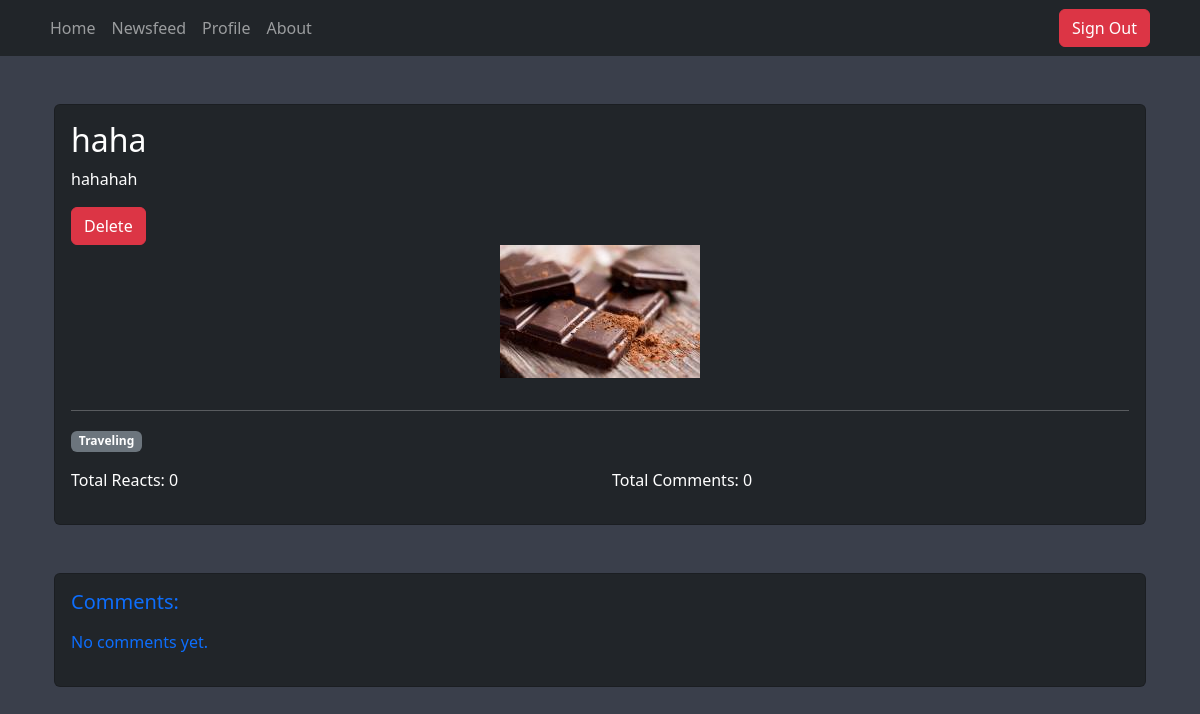
Screenshot of /newsfeed/detail/10 (signed in) with the database file from the repository.
### newsfeed/models.py (models this page shows, shortened)
class Post(models.Model):
    user = models.ForeignKey(User, on_delete=models.CASCADE)
    title=models.CharField(max_length=100)
    text = models.TextField()
    image = models.ImageField(null=True, blank=True)
    topic = models.ManyToManyField(Topic)
    created = models.DateTimeField(auto_now_add=True)

class Topic(models.Model):
    name = models.CharField(max_length=40)

### newsfeed/views.py (the view)
# urls.py: path('detail/<int:pk>',views.detail,name="detailpage"),
@login_required(login_url="signinpage")
def detail(request, pk):
    template = "newsfeed/details.html"
    post = Post.objects.get(id=pk)
    check = (request.user != post.user)
    if request.method == 'POST':
        comment = request.POST.get('comment-text')
        new_comment = Comment(user=request.user, text=comment, post=post)
        new_comment.save()
    data = {
        'post': post,
        'check': check
    }
    return render(request, template, data)

### templates/newsfeed/details.html
{% extends 'layout.html' %}
{% block yield %}
<div class="container">
  <div class="card bg-dark text-white mt-5">
    <div class="card-body">
      <h2 class="card-title">{{ post.title }}</h2>
      <p class="card-text">{{ post.text }}</p>
      {% if check %}
      {% else %}
        <div class="col-md-6">
          <a href="{% url 'deletepage' post.id %}" class="btn btn-danger">Delete</a>
        </div>
      {% endif %}
      <div class="text-center">
        {% if post.image %}
      <img src="{{post.image.url}}" class="img-fluid mb-3" alt="Post Image" style="max-width: 400; margin: 0 auto;">
    {% endif %}
      </div>
      <hr>
      <div class="mb-3">
        {% for topic in post.topic.all %}
          <span class="badge bg-secondary">{{ topic.name }}</span>
        {% endfor %}
      </div>
      <div class="row mt-3">
        <div class="col-md-6">
          <p class="mb-3">Total Reacts: {{ post.react_set.count }}</p>
        </div>
        <div class="col-md-6">
          <p>Total Comments: {{ post.comment_set.count }}</p>
        </div>
      </div>
    </div>
  </div>
{% if check %}
  <div class="card bg-dark text-white mt-5">
    <div class="card-body">
      <h5 class="mb-3">Add Comment:</h5>
      <form method="post" action="">
        {% csrf_token %}
        <div class="form-group">
          <textarea class="form-control" name="comment-text" id="comment-text" rows="3" placeholder="Write your comment here"></textarea>
        </div>
        <p> </p>
        <button type="submit" class="btn btn-primary">Comment</button>
      </form>
      <hr class="bg-white">
      <h5 class="mb-3">Comments:</h5>
      {% for comment in post.comment_set.all %}
        <div class="card mb-3">
          <div class="card-body">
            <a class="card-text" href="{% url 'profilepage' user.id %}">@{{ comment.user.username }}</a>
            <p class="card-text">{{ comment.text }}</p>
            <a class="btn small btn-danger" href="{% url 'deletecommentpage' comment.id %}">Delete</a>
          </div>
        </div>
      {% empty %}
        <p>No comments yet.</p>
      {% endfor %}
    </div>
  </div>
</div>
{% else %}
  <div class="card bg-dark text-primary mt-5">
    <div class="card-body">
      <h5 class="mb-3">Comments:</h5>
      {% for comment in post.comment_set.all %}
        <div class="card mb-3">
          <div class="card-body">
            <a class="card-text text-primary" href="{% url 'profilepage' comment.user.id %}" style="text-decoration:none; color:white;">@{{ comment.user.username }}</a>
            <p class="card-text">{{ comment.text }}</p>
          </div>
        </div>
      {% empty %}
        <p>No comments yet.</p>
      {% endfor %}
    </div>
  </div>
</div>
{% endif %}
{% endblock %}

### static/main.css (style rules this page uses)
body { background-color: #3a3f4b; color: #fff; }

### rows the page displays
Post: title "haha", text "hahahah", image (picture), react_set.count "0", comment_set.count "0"
Topic: name "Traveling"
